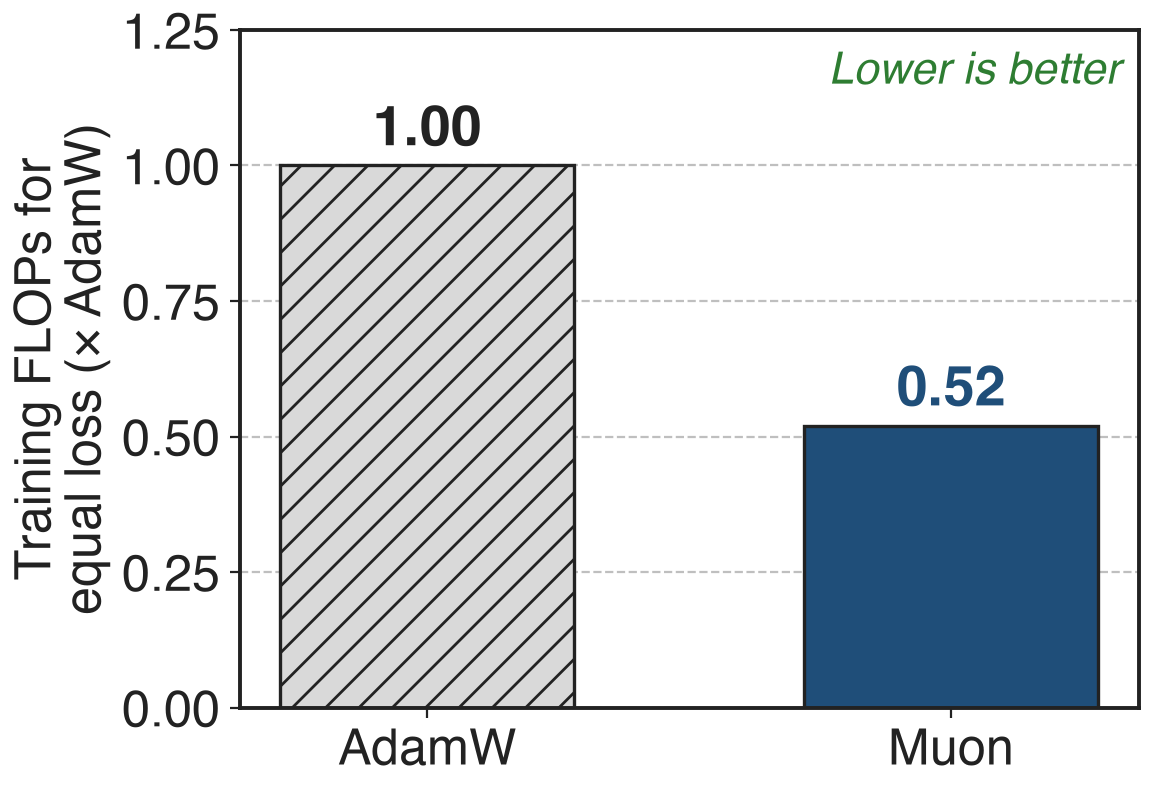

Reproduce this figure in Python.
"""chart_muon: training FLOPs to reach the same loss, relative to AdamW (compute-optimal scaling law).
Source: Moonlight, arXiv 2502.16982, abstract / §1 ("approximately 52% of the training FLOPs"; Fig. 1a "0.519x FLOPs")."""
import sys, pathlib
sys.path.insert(0, str(pathlib.Path(__file__).resolve().parents[3] / "scripts"))
import slidechart as sc

sc.setup()
fig, ax = sc.figure("half")
sc.bars(ax, ["AdamW", "Muon"], [1.0, 0.52], ours=1, labels=["1.00", "0.52"], width=0.56)
ax.set_ylabel("Training FLOPs for\nequal loss (× AdamW)")
ax.set_ylim(0, 1.25)
sc.better(ax, "Lower is better", where="upper right")
sc.save(fig, __file__)
